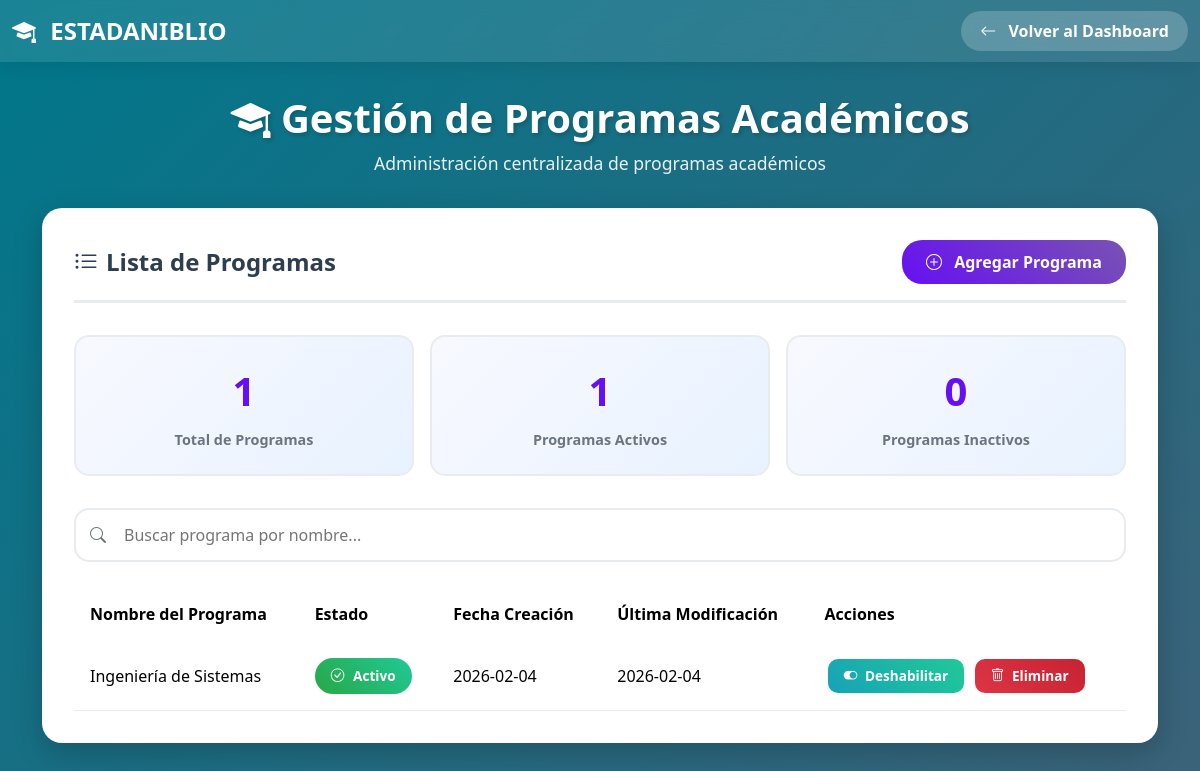
Page /programas (signed in) on the earlier database version.
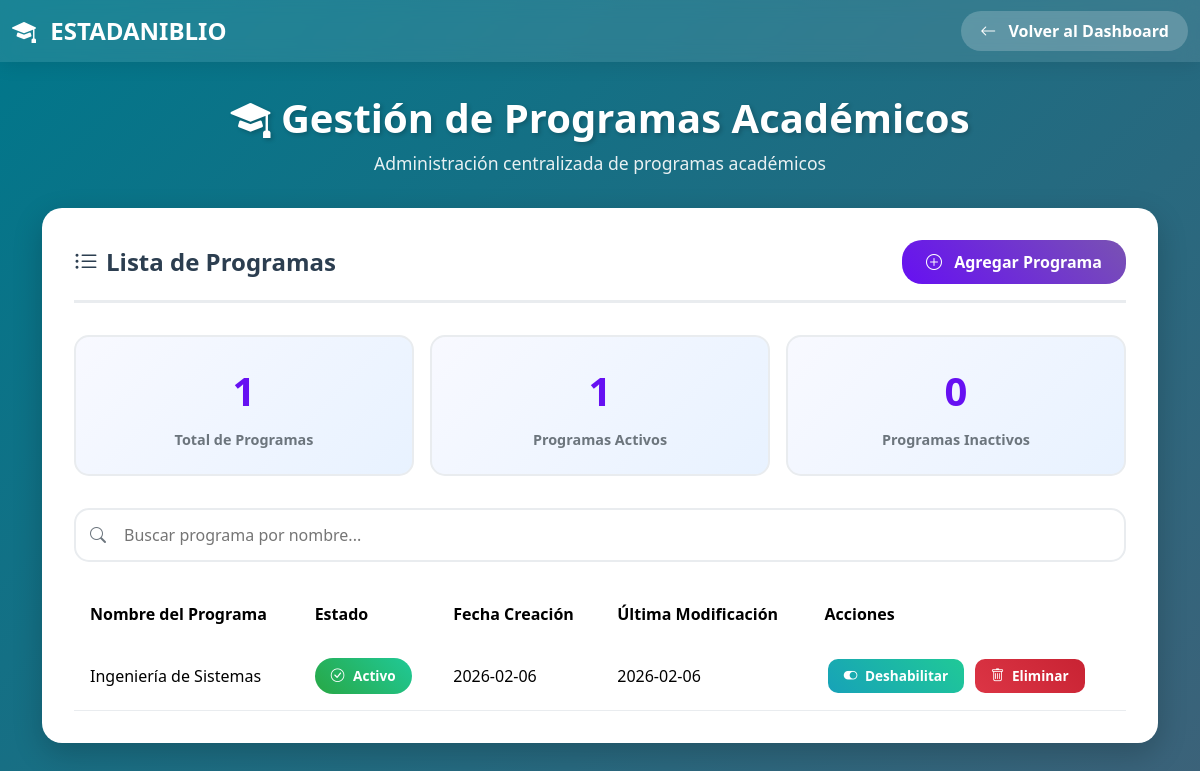
Same page on the later database version.
### tables this page shows
CREATE TABLE programas (
                id INTEGER PRIMARY KEY AUTOINCREMENT,
                nombre TEXT UNIQUE NOT NULL,
                activo INTEGER DEFAULT 1,
                fecha_creacion TIMESTAMP DEFAULT CURRENT_TIMESTAMP,
                fecha_modificacion TIMESTAMP DEFAULT CURRENT_TIMESTAMP
            );

### app.py (the view)
@app.route("/programas")
def gestion_programas():
    if 'usuario' not in session:
        return redirect(url_for('login'))
    try:
        with get_db_connection() as conn:
            cursor = conn.cursor()
            cursor.execute("""
                SELECT id, nombre, activo,
                       fecha_creacion, fecha_modificacion
                FROM programas
                ORDER BY nombre ASC
            """)
            programas = cursor.fetchall()
        return render_template("gestion_programas.html", programas=programas)
    except Exception as e:
        return render_template("gestion_programas.html",
                             error=f"Error al cargar programas: {str(e)}",
                             programas=[])

### app.py (called while the page is built)
def get_db_connection():
    conn = sqlite3.connect("biblioteca.db")
    conn.row_factory = sqlite3.Row
    return conn

### templates/gestion_programas.html (shortened to what this page needs)
<!DOCTYPE html>
<html lang="es">
<head>
    <link href="https://cdn.jsdelivr.net/npm/bootstrap@5.3.3/dist/css/bootstrap.min.css" rel="stylesheet">
    <link href="https://cdn.jsdelivr.net/npm/bootstrap-icons@1.11.1/font/bootstrap-icons.css" rel="stylesheet">
</head>
<body>
    <nav class="navbar navbar-expand-lg navbar-dark">
        <div class="container-fluid">
            <a class="navbar-brand" href="{{ url_for('dashboard') }}">
                <i class="bi bi-mortarboard-fill me-2"></i>
                ESTADANIBLIO
            </a>
            <div class="ms-auto">
                <a href="{{ url_for('dashboard') }}" class="btn btn-back">
                    <i class="bi bi-arrow-left me-2"></i>
                    Volver al Dashboard
                </a>
            </div>
        </div>
    </nav>
    <div class="container main-container">
        <div class="header-section">
            <h1 class="header-title">
                <i class="bi bi-mortarboard-fill"></i>
                Gestión de Programas Académicos
            </h1>
            <p class="header-subtitle">
                Administración centralizada de programas académicos
            </p>
        </div>
        <div class="content-card">
            <div class="section-header">
                <h2 class="section-title">
                    <i class="bi bi-list-ul"></i>
                    Lista de Programas
                </h2>
                <button class="btn btn-add" data-bs-toggle="modal" data-bs-target="#addProgramModal">
                    <i class="bi bi-plus-circle me-2"></i>
                    Agregar Programa
                </button>
            </div>
            <div class="stats-row">
                <div class="stat-card">
                    <div class="stat-value" id="totalPrograms">{{ programas|length if programas else 0 }}</div>
                    <div class="stat-label">Total de Programas</div>
                </div>
                <div class="stat-card">
                    <div class="stat-value" id="activePrograms">
                        {{ programas|selectattr('activo', 'equalto', 1)|list|length if programas else 0 }}
                    </div>
                    <div class="stat-label">Programas Activos</div>
                </div>
                <div class="stat-card">
                    <div class="stat-value" id="inactivePrograms">
                        {{ programas|selectattr('activo', 'equalto', 0)|list|length if programas else 0 }}
                    </div>
                    <div class="stat-label">Programas Inactivos</div>
                </div>
            </div>
            <div class="search-box">
                <i class="bi bi-search"></i>
                <input type="text" id="searchInput" placeholder="Buscar programa por nombre...">
            </div>
            <div class="table-container">
                {% if programas and programas|length > 0 %}
                <table class="table programs-table">
                    <thead>
                        <tr>
                            <th>Nombre del Programa</th>
                            <th>Estado</th>
                            <th>Fecha Creación</th>
                            <th>Última Modificación</th>
                            <th>Acciones</th>
                        </tr>
                    </thead>
                    <tbody id="programsTableBody">
                        {% for programa in programas %}
                        <tr data-program-id="{{ programa[0] }}"
                            data-nombre="{{ programa[1] }}">
                            <td>{{ programa[1] }}</td>
                            <td>
                                {% if programa[2] == 1 %}
                                <span class="badge-status badge-active">
                                    <i class="bi bi-check-circle me-1"></i>
                                    Activo
                                </span>
                                {% else %}
                                <span class="badge-status badge-inactive">
                                    <i class="bi bi-x-circle me-1"></i>
                                    Inactivo
                                </span>
                                {% endif %}
                            </td>
                            <td>{{ programa[3][:10] if programa[3] else 'N/A' }}</td>
                            <td>{{ programa[4][:10] if programa[4] else 'N/A' }}</td>
                            <td>
                                <button class="btn btn-action btn-toggle"
                                        onclick="toggleProgram({{ programa[0] }}, {{ programa[2] }})">
                                    {% if programa[2] == 1 %}
                                    <i class="bi bi-toggle-on me-1"></i>
                                    Deshabilitar
                                    {% else %}
                                    <i class="bi bi-toggle-off me-1"></i>
                                    Habilitar
                                    {% endif %}
                                </button>
                                <button class="btn btn-action btn-delete"
                                        onclick="confirmDelete({{ programa[0] }}, '{{ programa[1] }}')">
                                    <i class="bi bi-trash me-1"></i>
                                    Eliminar
                                </button>
                            </td>
                        </tr>
                        {% endfor %}
                    </tbody>
                </table>
                {% else %}
                <div class="empty-state">
                    <i class="bi bi-inbox"></i>
                    <h4>No hay programas registrados</h4>
                    <p>Agrega tu primer programa académico haciendo clic en el botón "Agregar Programa"</p>
                </div>
                {% endif %}
            </div>
        </div>
    </div>
</body>
</html>

### templates/gestion_programas.html (style rules this page uses)
body { background: linear-gradient(135deg, #00778B 0%, #3c6279 100%); min-height: 100vh; font-family: 'Segoe UI', Tahoma, Geneva, Verdana, sans-serif; }
.navbar { background: rgba(255, 255, 255, 0.1) !important; backdrop-filter: blur(10px); box-shadow: 0 2px 20px rgba(0,0,0,0.1); }
.navbar-brand { font-weight: bold; font-size: 1.5rem; color: white !important; }
.btn-back { background: rgba(255,255,255,0.2); color: white; border: none; border-radius: 20px; padding: 0.5rem 1.2rem; font-weight: 600; transition: all 0.3s ease; }
.main-container { margin-top: 2rem; margin-bottom: 3rem; }
.header-section { text-align: center; color: white; margin-bottom: 2rem; }
.header-title { font-size: 2.5rem; font-weight: bold; margin-bottom: 0.5rem; text-shadow: 2px 2px 4px rgba(0,0,0,0.2); }
.header-subtitle { font-size: 1.1rem; opacity: 0.9; }
.content-card { background: white; border-radius: 20px; box-shadow: 0 10px 30px rgba(0,0,0,0.2); padding: 2rem; margin-bottom: 2rem; }
.section-header { display: flex; justify-content: space-between; align-items: center; margin-bottom: 2rem; padding-bottom: 1rem; border-bottom: 3px solid #e9ecef; }
.section-title { font-size: 1.5rem; font-weight: bold; color: #2c3e50; margin: 0; display: flex; align-items: center; gap: 0.5rem; }
.btn-add { background: linear-gradient(45deg, #6610f2, #7952b3); color: white; border: none; border-radius: 20px; padding: 0.6rem 1.5rem; font-weight: 600; transition: all 0.3s ease; }
.stats-row { display: flex; gap: 1rem; margin-bottom: 2rem; }
.stat-card { flex: 1; background: linear-gradient(135deg, #f8f9ff 0%, #e8f2ff 100%); border-radius: 15px; padding: 1.5rem; text-align: center; border: 2px solid #e9ecef; }
.stat-value { font-size: 2.5rem; font-weight: bold; color: #6610f2; margin-bottom: 0.5rem; }
.stat-label { color: #6c757d; font-weight: 600; font-size: 0.9rem; }
.search-box { position: relative; margin-bottom: 1.5rem; }
.search-box input { width: 100%; padding: 0.8rem 1rem 0.8rem 3rem; border: 2px solid #e9ecef; border-radius: 15px; font-size: 1rem; transition: all 0.3s ease; }
.search-box i { position: absolute; left: 1rem; top: 50%; transform: translateY(-50%); color: #6c757d; }
.table-container { overflow-x: auto; }
.programs-table { width: 100%; margin-bottom: 0; }
.programs-table thead { background: linear-gradient(135deg, #6610f2, #7952b3); color: white; }
.programs-table thead th { padding: 1rem; font-weight: 600; border: none; white-space: nowrap; }
.programs-table tbody td { padding: 1rem; vertical-align: middle; border-bottom: 1px solid #e9ecef; }
.badge-status { padding: 0.5rem 1rem; border-radius: 20px; font-weight: 600; font-size: 0.85rem; display: inline-flex; align-items: center; gap: 0.3rem; }
.badge-active { background: linear-gradient(45deg, #28a745, #20c997); color: white; }
.btn-action { padding: 0.4rem 1rem; border-radius: 10px; border: none; font-weight: 600; transition: all 0.3s ease; font-size: 0.85rem; margin: 0 0.2rem; }
.btn-toggle { background: linear-gradient(45deg, #17a2b8, #20c997); color: white; }
.btn-delete { background: linear-gradient(45deg, #dc3545, #c82333); color: white; }

Differences in the rows shown:
changed programas "Ingeniería de Sistemas": fecha_creacion "2026-02-04" → "2026-02-06"; fecha_modificacion "2026-02-04" → "2026-02-06"
